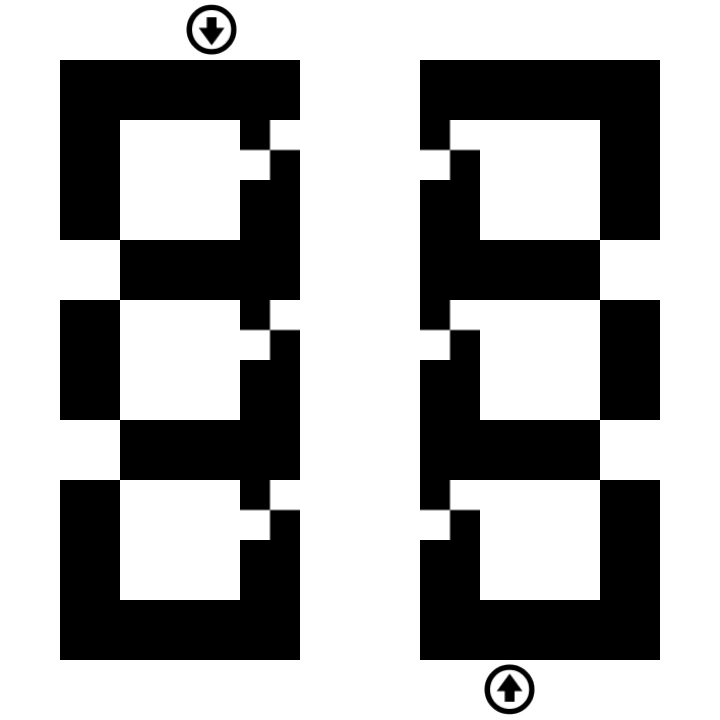

The image is a tile-based game level rendered from a .tmx file. Its description and complete source (layers, tilesets, objects, tile grids) follow:
An orthogonal 12x12 tile map with 60x60 px tiles, 8 tile layers (Layer2, Layer3, Layer5, Layer6, ...) and 9 objects (gate8, gate7, gate6, gate5, gate4, ...).

<map version="1.5" tiledversion="1.7.2" orientation="orthogonal" renderorder="right-down" width="12" height="12" tilewidth="60" tileheight="60" infinite="0" nextlayerid="11" nextobjectid="18">
 <tileset firstgid="1" source="graph.tsx" />
 <layer id="1" name="Layer2" width="12" height="12">
  <data encoding="csv">
1,1,1,1,1,1,1,1,1,1,1,1,
1,3,3,3,3,1,1,3,3,3,3,1,
1,3,1,1,1,1,1,1,1,1,3,1,
1,3,1,1,3,1,1,3,1,1,3,1,
1,1,3,3,3,1,1,3,3,3,1,1,
1,3,1,1,1,1,1,1,1,1,3,1,
1,3,1,1,3,1,1,3,1,1,3,1,
1,1,3,3,3,1,1,3,3,3,1,1,
1,3,1,1,1,1,1,1,1,1,3,1,
1,3,1,1,3,1,1,3,1,1,3,1,
1,3,3,3,3,1,1,3,3,3,3,1,
1,1,1,1,1,1,1,1,1,1,1,1
</data>
 </layer>
 <layer id="2" name="Layer3" width="12" height="12">
  <data encoding="csv">
0,0,0,8,0,0,0,0,0,0,0,0,
0,0,0,0,0,0,0,0,0,0,0,0,
0,0,0,0,0,0,0,0,0,0,0,0,
0,0,0,0,0,0,0,0,0,0,0,0,
0,0,0,0,0,0,0,0,0,0,0,0,
0,0,0,0,0,0,0,0,0,0,0,0,
0,0,0,0,0,0,0,0,0,0,0,0,
0,0,0,0,0,0,0,0,0,0,0,0,
0,0,0,0,0,0,0,0,0,0,0,0,
0,0,0,0,0,0,0,0,0,0,0,0,
0,0,0,0,0,0,0,0,0,0,0,0,
0,0,0,0,0,0,0,0,15,0,0,0
</data>
 </layer>
 <objectgroup id="3" name="Transfer">
  <object id="4" name="gate8" gid="6" x="540" y="600" width="60" height="60">
   <properties>
    <property name="target_gate" value="gate2" />
    <property name="target_level" value="level35" />
   </properties>
  </object>
  <object id="5" name="gate7" gid="6" x="540" y="420" width="60" height="60">
   <properties>
    <property name="target_gate" value="gate4" />
    <property name="target_level" value="level30" />
   </properties>
  </object>
  <object id="6" name="gate6" gid="6" x="540" y="240" width="60" height="60">
   <properties>
    <property name="target_gate" value="gate1" />
    <property name="target_level" value="level30" />
   </properties>
  </object>
  <object id="7" name="gate5" gid="6" x="120" y="600" width="60" height="60">
   <properties>
    <property name="target_gate" value="gate1" />
    <property name="target_level" value="level24" />
   </properties>
  </object>
  <object id="8" name="gate4" gid="6" x="120" y="420" width="60" height="60">
   <properties>
    <property name="target_gate" value="gate2" />
    <property name="target_level" value="level18" />
   </properties>
  </object>
  <object id="9" name="gate3" gid="6" x="120" y="239" width="60" height="60">
   <properties>
    <property name="target_gate" value="gate1" />
    <property name="target_level" value="level12" />
   </properties>
  </object>
  <object id="2" name="gate2" gid="6" x="180" y="720" width="60" height="60">
   <properties>
    <property name="target_gate" value="gate2" />
    <property name="target_level" value="level17" />
   </properties>
  </object>
  <object id="1" name="gate1" gid="6" x="540" y="60" width="60" height="60">
   <properties>
    <property name="target_gate" value="gate2" />
    <property name="target_level" value="level10" />
   </properties>
  </object>
 </objectgroup>
 <objectgroup id="4" name="Trigger">
  <object id="16" name="key1" gid="4" x="120" y="60" width="60" height="60">
   <properties>
    <property name="params" value="{&quot;targetLayers&quot;:&quot;Layer5&quot;}" />
    <property name="script" value="LayerTrigger" />
   </properties>
  </object>
 </objectgroup>
 <layer id="5" name="Layer5" width="12" height="12">
  <properties>
   <property name="params" value="{}" />
   <property name="script" value="LayerVisibility" />
  </properties>
  <data encoding="csv">
0,0,0,0,0,0,0,0,0,0,0,0,
0,0,0,0,0,0,0,0,0,0,0,0,
0,0,0,0,5,0,0,0,0,0,0,0,
0,0,0,0,0,0,0,0,0,0,0,0,
0,0,0,0,0,0,0,0,0,0,0,0,
0,0,0,0,0,0,0,0,0,0,0,0,
0,0,0,0,0,0,0,0,0,0,0,0,
0,0,0,0,0,0,0,0,0,0,0,0,
0,0,0,0,0,0,0,0,0,0,0,0,
0,0,0,0,0,0,0,0,0,0,0,0,
0,0,0,0,0,0,0,0,0,0,0,0,
0,0,0,0,0,0,0,0,0,0,0,0
</data>
 </layer>
 <layer id="6" name="Layer6" width="12" height="12">
  <properties>
   <property name="params" value="{&quot;startDelay&quot;: 0.5, &quot;stopDelay&quot;: 0.5}" />
   <property name="script" value="LayerVisibility" />
  </properties>
  <data encoding="csv">
0,0,0,0,0,0,0,0,0,0,0,0,
0,0,0,0,0,0,0,0,0,0,0,0,
0,0,0,0,0,0,0,0,0,0,0,0,
0,0,0,0,0,0,0,0,0,0,0,0,
0,0,0,0,0,0,0,0,0,0,0,0,
0,0,0,0,5,0,0,0,0,0,0,0,
0,0,0,0,0,0,0,0,0,0,0,0,
0,0,0,0,0,0,0,0,0,0,0,0,
0,0,0,0,0,0,0,0,0,0,0,0,
0,0,0,0,0,0,0,0,0,0,0,0,
0,0,0,0,0,0,0,0,0,0,0,0,
0,0,0,0,0,0,0,0,0,0,0,0
</data>
 </layer>
 <layer id="7" name="Layer7" width="12" height="12">
  <properties>
   <property name="params" value="{&quot;startDelay&quot;: 0.5, &quot;stopDelay&quot;: 0.5}" />
   <property name="script" value="LayerVisibility" />
  </properties>
  <data encoding="csv">
0,0,0,0,0,0,0,0,0,0,0,0,
0,0,0,0,0,0,0,0,0,0,0,0,
0,0,0,0,0,0,0,0,0,0,0,0,
0,0,0,0,0,0,0,0,0,0,0,0,
0,0,0,0,0,0,0,0,0,0,0,0,
0,0,0,0,0,0,0,0,0,0,0,0,
0,0,0,0,0,0,0,0,0,0,0,0,
0,0,0,0,0,0,0,0,0,0,0,0,
0,0,0,0,5,0,0,0,0,0,0,0,
0,0,0,0,0,0,0,0,0,0,0,0,
0,0,0,0,0,0,0,0,0,0,0,0,
0,0,0,0,0,0,0,0,0,0,0,0
</data>
 </layer>
 <layer id="8" name="Layer8" width="12" height="12">
  <properties>
   <property name="params" value="{&quot;startDelay&quot;: 0.5, &quot;stopDelay&quot;: 0.5}" />
   <property name="script" value="LayerVisibility" />
  </properties>
  <data encoding="csv">
0,0,0,0,0,0,0,0,0,0,0,0,
0,0,0,0,0,0,0,0,0,0,0,0,
0,0,0,0,0,0,0,5,0,0,0,0,
0,0,0,0,0,0,0,0,0,0,0,0,
0,0,0,0,0,0,0,0,0,0,0,0,
0,0,0,0,0,0,0,0,0,0,0,0,
0,0,0,0,0,0,0,0,0,0,0,0,
0,0,0,0,0,0,0,0,0,0,0,0,
0,0,0,0,0,0,0,0,0,0,0,0,
0,0,0,0,0,0,0,0,0,0,0,0,
0,0,0,0,0,0,0,0,0,0,0,0,
0,0,0,0,0,0,0,0,0,0,0,0
</data>
 </layer>
 <layer id="9" name="Layer9" width="12" height="12">
  <properties>
   <property name="params" value="{&quot;startDelay&quot;: 0.5, &quot;stopDelay&quot;: 0.5}" />
   <property name="script" value="LayerVisibility" />
  </properties>
  <data encoding="csv">
0,0,0,0,0,0,0,0,0,0,0,0,
0,0,0,0,0,0,0,0,0,0,0,0,
0,0,0,0,0,0,0,0,0,0,0,0,
0,0,0,0,0,0,0,0,0,0,0,0,
0,0,0,0,0,0,0,0,0,0,0,0,
0,0,0,0,0,0,0,5,0,0,0,0,
0,0,0,0,0,0,0,0,0,0,0,0,
0,0,0,0,0,0,0,0,0,0,0,0,
0,0,0,0,0,0,0,0,0,0,0,0,
0,0,0,0,0,0,0,0,0,0,0,0,
0,0,0,0,0,0,0,0,0,0,0,0,
0,0,0,0,0,0,0,0,0,0,0,0
</data>
 </layer>
 <layer id="10" name="Layer10" width="12" height="12">
  <properties>
   <property name="params" value="{&quot;startDelay&quot;: 0.5, &quot;stopDelay&quot;: 0.5}" />
   <property name="script" value="LayerVisibility" />
  </properties>
  <data encoding="csv">
0,0,0,0,0,0,0,0,0,0,0,0,
0,0,0,0,0,0,0,0,0,0,0,0,
0,0,0,0,0,0,0,0,0,0,0,0,
0,0,0,0,0,0,0,0,0,0,0,0,
0,0,0,0,0,0,0,0,0,0,0,0,
0,0,0,0,0,0,0,0,0,0,0,0,
0,0,0,0,0,0,0,0,0,0,0,0,
0,0,0,0,0,0,0,0,0,0,0,0,
0,0,0,0,0,0,0,5,0,0,0,0,
0,0,0,0,0,0,0,0,0,0,0,0,
0,0,0,0,0,0,0,0,0,0,0,0,
0,0,0,0,0,0,0,0,0,0,0,0
</data>
 </layer>
</map>
